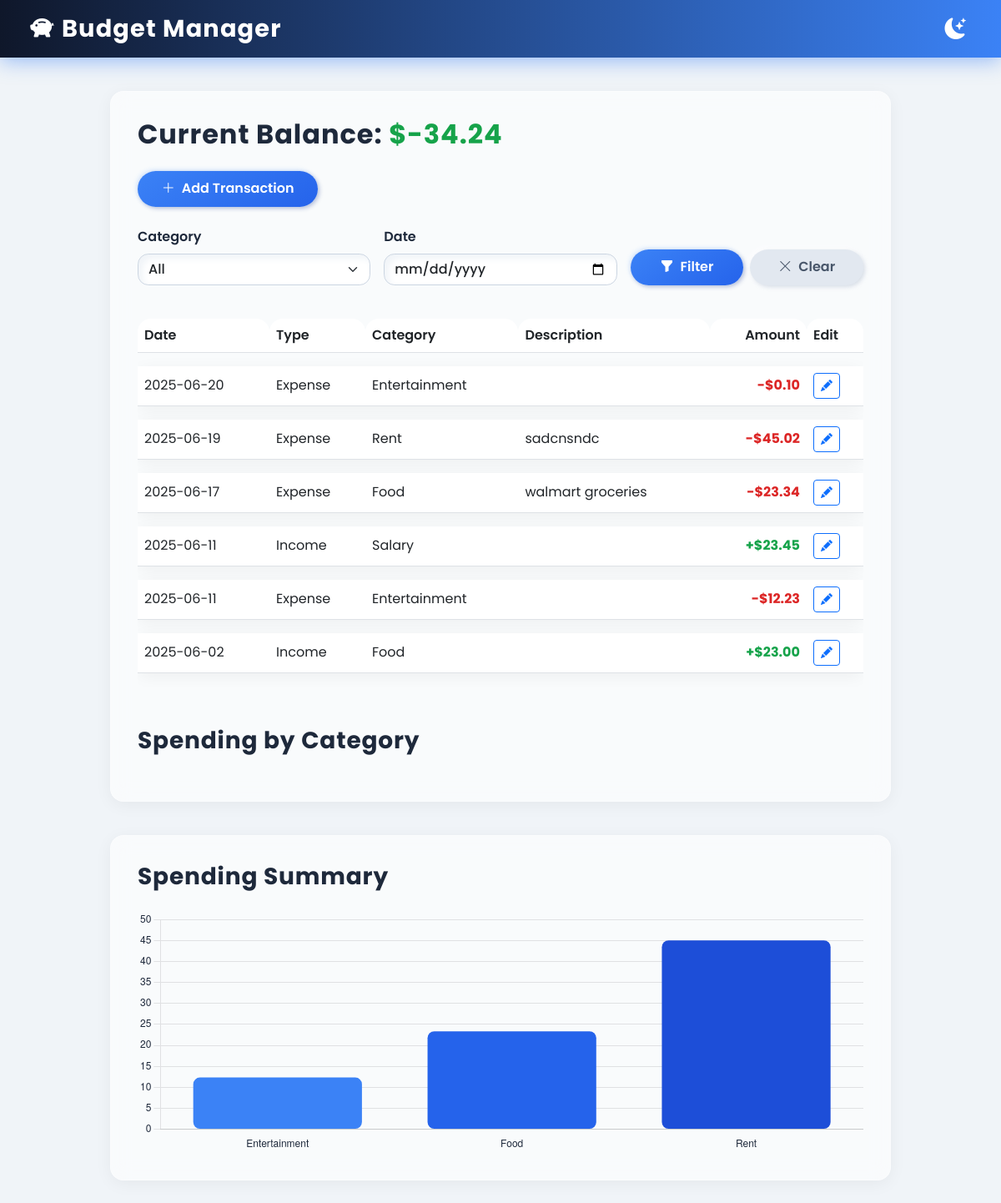
The page / on the database its author committed.
### tables this page shows
CREATE TABLE transactions (
                id INTEGER PRIMARY KEY AUTOINCREMENT,
                amount REAL NOT NULL,
                category TEXT NOT NULL,
                type TEXT NOT NULL CHECK(type IN ('income', 'expense')),
                description TEXT,
                date TEXT NOT NULL
            );

### app.py (the view)
@app.route('/', methods=['GET'])
def index():
    category_filter = request.args.get('category')
    date_filter = request.args.get('date')
    conn = get_db_connection()
    query = "SELECT * FROM transactions WHERE 1=1"
    params = []
    if category_filter and category_filter != 'All':
        query += " AND category = ?"
        params.append(category_filter)
    if date_filter:
        query += " AND date = ?"
        params.append(date_filter)
    query += " ORDER BY date DESC"
    transactions = conn.execute(query, params).fetchall()
    income = conn.execute("SELECT SUM(amount) FROM transactions WHERE type='income'").fetchone()[0] or 0
    expense = conn.execute("SELECT SUM(amount) FROM transactions WHERE type='expense'").fetchone()[0] or 0
    balance = income - expense
    categories = conn.execute("SELECT DISTINCT category FROM transactions").fetchall()
    categories_list = ['All'] + [row['category'] for row in categories]
    conn.close()
    return render_template('index.html', transactions=transactions, balance=balance, categories=categories_list, selected_category=category_filter or 'All', selected_date=date_filter or '')

### app.py (called while the page is built)
def get_db_connection():
    conn = sqlite3.connect(DB_NAME)
    conn.row_factory = sqlite3.Row
    return conn

### templates/index.html (shortened to what this page needs)
{% extends "layout.html" %}
{% block content %}
<div class="glass-card">
  <h2>Current Balance: <span class="text-success">${{ '%.2f'|format(balance) }}</span></h2>
  <div class="mb-4">
    <a href="{{ url_for('add_transaction') }}" class="btn btn-primary">
      <i class="bi bi-plus-lg me-2"></i>Add Transaction
    </a>
  </div>
  <form method="get" class="row g-3 mb-4 align-items-end">
    <div class="col-md-4 col-sm-6">
      <label for="category" class="form-label fw-semibold">Category</label>
      <select class="form-select" id="category" name="category" onchange="this.form.submit()">
        {% for cat in categories %}
          <option value="{{ cat }}" {% if cat == selected_category %}selected{% endif %}>{{ cat }}</option>
        {% endfor %}
      </select>
    </div>
    <div class="col-md-4 col-sm-6">
      <label for="date" class="form-label fw-semibold">Date</label>
      <input type="date" class="form-control" id="date" name="date" value="{{ selected_date }}" onchange="this.form.submit()">
    </div>
    <div class="col-md-4 d-flex gap-2">
      <button type="submit" class="btn btn-primary w-100">
        <i class="bi bi-funnel-fill me-2"></i>Filter
      </button>
      <a href="{{ url_for('index') }}" class="btn btn-secondary w-100">
        <i class="bi bi-x-lg me-2"></i>Clear
      </a>
    </div>
  </form>
  <div class="table-responsive">
    <table class="table align-middle mb-0">
      <thead>
        <tr>
          <th>Date</th>
          <th>Type</th>
          <th>Category</th>
          <th>Description</th>
          <th class="text-end">Amount</th>
          <th>Edit</th>
        </tr>
      </thead>
      <tbody>
        {% for t in transactions %}
        <tr>
          <td>{{ t['date'] }}</td>
          <td>{{ t['type'].capitalize() }}</td>
          <td>{{ t['category'] }}</td>
          <td>{{ t['description'] or '' }}</td>
          <td class="text-end {{ 'text-success' if t['type'] == 'income' else 'text-danger' }}">
            {{ '+' if t['type']=='income' else '-' }}${{ '%.2f'|format(t['amount']) }}
          </td>
          <td>
            <a href="{{ url_for('edit_transaction', id=t['id']) }}" class="btn btn-sm btn-outline-primary" aria-label="Edit transaction">
              <i class="bi bi-pencil-fill"></i>
            </a>
          </td>
        </tr>
        {% else %}
        <tr><td colspan="6" class="text-center text-muted fst-italic">No transactions found.</td></tr>
        {% endfor %}
      </tbody>
    </table>
  </div>
  <h3 class="mt-5">Spending by Category</h3>
</div>
<div class="glass-card">
  <h3 class="mb-4">Spending Summary</h3>
  <canvas id="spendingChart" height="100"></canvas>
</div>
<script>
  async function loadChart() {
    const response = await fetch('{{ url_for("spending_chart") }}');
    const data = await response.json();
    const ctx = document.getElementById("spendingChart").getContext("2d");
    new Chart(ctx, {
      type: 'bar',
      data: {
        labels: data.labels,
        datasets: [{
          label: 'Total Spending by Category',
          data: data.values,
          backgroundColor: [
            '#3b82f6',
            '#2563eb',
            '#1d4ed8',
            '#4f46e5',
            '#9333ea',
            '#e11d48',
            '#14b8a6',
            '#facc15',
            '#10b981',
            '#8b5cf6'
          ],
          borderRadius: 8,
          borderSkipped: false,
        }]
      },
      options: {
        responsive: true,
        plugins: {
          legend: {
            display: false
          },
          tooltip: {
            backgroundColor: '#1e293b',
            titleColor: '#f8fafc',
            bodyColor: '#cbd5e1'
          }
        },
        scales: {
          x: {
            grid: {
              display: false
            },
            ticks: {
              color: document.body.classList.contains("dark-mode") ? "#cbd5e1" : "#1e293b"
            }
          },
          y: {
            beginAtZero: true,
            ticks: {
              color: document.body.classList.contains("dark-mode") ? "#cbd5e1" : "#1e293b"
            }
          }
        }
      }
    });
  }
  loadChart();
</script>
{% endblock %}

### templates/layout.html (shortened to what this page needs)
<!doctype html>
<html lang="en" class="scroll-smooth">
  <head>
    <link href="https://cdn.jsdelivr.net/npm/bootstrap@5.3.0/dist/css/bootstrap.min.css" rel="stylesheet" />
    <link href="https://cdn.jsdelivr.net/npm/bootstrap-icons@1.10.5/font/bootstrap-icons.css" rel="stylesheet" />
  </head>
  <body>
    <nav class="navbar navbar-expand-lg px-4">
      <div class="container-fluid justify-content-between">
        <a class="navbar-brand" href="{{ url_for('index') }}">
          <i class="bi bi-piggy-bank-fill me-2"></i>Budget Manager
        </a>
        <button id="darkModeToggle" aria-label="Toggle Dark Mode" title="Toggle Dark Mode" type="button">
          <i class="bi bi-moon-stars-fill"></i>
        </button>
      </div>
    </nav>
    <main class="container">
      {% block content %}{% endblock %}
    </main>
  </body>
</html>

### templates/layout.html (style rules this page uses)
body { font-family: 'Poppins', sans-serif; background: #f0f4f8; color: #1e293b; min-height: 100vh; display: flex; flex-direction: column; transition: background-color 0.4s ease, color 0.4s ease; }
main.container { max-width: 960px; flex-grow: 1; margin-top: 2.5rem; margin-bottom: 3rem; }
nav.navbar { background: linear-gradient(90deg, #0f172a, #3b82f6); box-shadow: 0 4px 25px rgb(59 130 246 / 0.5); position: sticky; top: 0; z-index: 1030; backdrop-filter: saturate(180%) blur(20px); }
nav.navbar .navbar-brand { font-weight: 700; font-size: 1.8rem; color: white; letter-spacing: 0.04em; user-select: none; transition: color 0.3s ease; }
#darkModeToggle { border: none; background: transparent; font-size: 1.6rem; color: white; cursor: pointer; transition: transform 0.3s ease; user-select: none; }
.glass-card { background: rgba(255 255 255 / 0.6); border-radius: 1rem; box-shadow: 0 4px 20px rgba(0, 0, 0, 0.05); backdrop-filter: blur(12px); border: 1px solid rgba(255 255 255 / 0.3); padding: 2rem; margin-bottom: 2.5rem; }
h2, h3 { font-weight: 700; color: #1e293b; margin-bottom: 1.5rem; letter-spacing: 0.03em; }
.btn-primary { background: linear-gradient(145deg, #3b82f6, #2563eb); border: none; border-radius: 2rem; box-shadow: 2px 2px 5px rgba(30, 58, 138, 0.3), -2px -2px 5px rgba(96, 165, 250, 0.2); color: white; font-weight: 600; padding: 0.6rem 1.8rem; transition: all 0.3s ease; user-select: none; }
.btn-secondary { background: #e2e8f0; border: none; border-radius: 2rem; box-shadow: 2px 2px 5px rgba(163, 177, 198, 0.4), -2px -2px 5px rgba(255, 255, 255, 0.7); color: #475569; font-weight: 600; padding: 0.6rem 1.8rem; transition: all 0.3s ease; user-select: none; }
table { width: 100%; border-collapse: separate; border-spacing: 0 1rem; }
thead th { background: #2563eb; color: white; font-weight: 600; padding: 1rem; border-radius: 1rem 1rem 0 0; }
tbody tr { background: white; box-shadow: 0 4px 20px rgb(0 0 0 / 0.05); transition: transform 0.2s ease, box-shadow 0.3s ease; border-radius: 0.8rem; cursor: pointer; }
tbody td { padding: 1rem 1.2rem; vertical-align: middle; }
.text-success { font-weight: 700; color: #16a34a !important; }
.text-danger { font-weight: 700; color: #dc2626 !important; }
input.form-control, select.form-select { border-radius: 0.8rem; border: 1.5px solid #cbd5e1; box-shadow: inset 5px 5px 8px #f0f4f8, inset -5px -5px 8px #ffffff; transition: border-color 0.3s ease, box-shadow 0.3s ease; font-weight: 500; font-size: 1rem; }

### rows shown on the page
transactions: date "2025-06-20", type "Expense", category "Entertainment", type "-", amount "0.10"
transactions: date "2025-06-19", type "Expense", category "Rent", description "sadcnsndc", type "-", amount "45.02"
transactions: date "2025-06-17", type "Expense", category "Food", description "walmart groceries", type "-", amount "23.34"
transactions: date "2025-06-11", type "Income", category "Salary", type "+", amount "23.45"
transactions: date "2025-06-11", type "Expense", category "Entertainment", type "-", amount "12.23"
transactions: date "2025-06-02", type "Income", category "Food", type "+", amount "23.00"

### other values the page prints
{{ '%.2f'|format(balance) }} "-34.24"
form field category "All"
